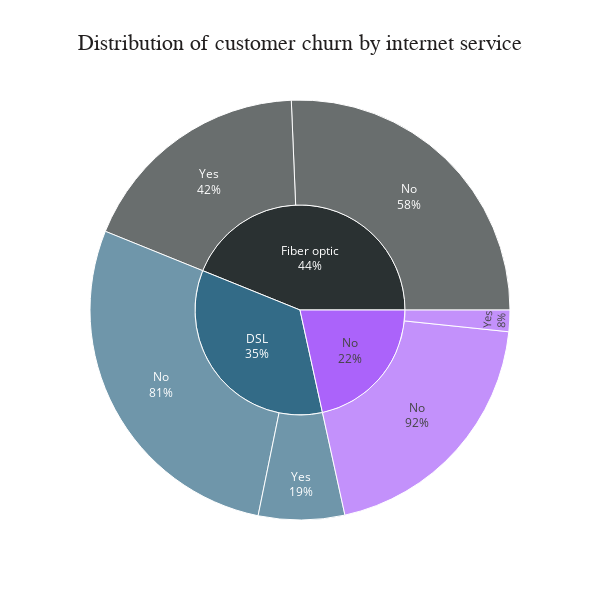

This figure's notebook cell:
### Code cell
fig = px.sunburst(internet, path = ['InternetService', 'Churn'], values = 'count', color = 'InternetService', title = 'Distribution of customer churn by internet service',
                 color_discrete_map = {'DSL': '#336B87', 'Fiber optic': '#2A3132', 'No internet': '#763626'},
                 width = 600, height = 600)

fig.update_layout(plot_bgcolor = 'white', title_font_family = 'Calibri Black', title_font_color = '#221f1f', title_font_size = 22, title_x = 0.5)

fig.update_traces(textinfo = 'label + percent parent')
                  
fig.show()

### Figure 1 — Plotly figure (JSON) as saved in the notebook; plotly's stock layout.template omitted (floating-point values rounded to 4 significant figures)
{"data": [{"branchvalues": "total", "customdata": [["DSL"], ["Fiber optic"], ["No"], ["DSL"], ["Fiber optic"], ["No"], ["DSL"], ["Fiber optic"], ["No"]], "domain": {"x": [0, 1], "y": [0, 1]}, "hovertemplate": "labels=%{label}<br>count=%{value}<br>parent=%{parent}<br>id=%{id}<br>InternetService=%{customdata[0]}<extra></extra>", "ids": ["DSL/No", "Fiber optic/No", "No/No", "DSL/Yes", "Fiber optic/Yes", "No/Yes", "DSL", "Fiber optic", "No"], "labels": ["No", "No", "No", "Yes", "Yes", "Yes", "DSL", "Fiber optic", "No"], "marker": {"colors": ["#336B87", "#2A3132", "#ab63fa", "#336B87", "#2A3132", "#ab63fa", "#336B87", "#2A3132", "#ab63fa"]}, "name": "", "parents": ["DSL", "Fiber optic", "No", "DSL", "Fiber optic", "No", "", "", ""], "textinfo": "label+percent parent", "type": "sunburst", "values": [1671, 1536, 1192, 397, 1091, 99, 2068, 2627, 1291]}], "layout": {"height": 600, "legend": {"tracegroupgap": 0}, "plot_bgcolor": "white", "title": {"font": {"color": "#221f1f", "family": "Calibri Black", "size": 22}, "text": "Distribution of customer churn by internet service", "x": 0.5}, "width": 600}}
